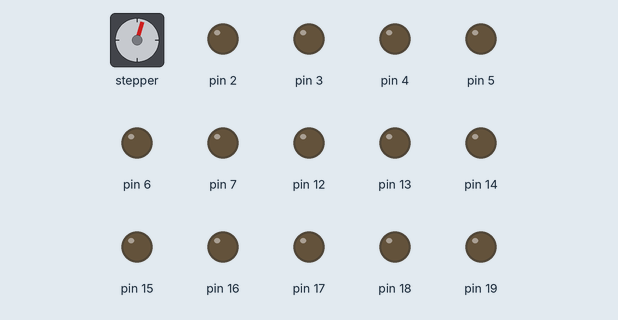
A sketch run on a simulated Arduino Uno, built with avr-gcc and run on an emulated ATmega328P. Shown: stepper motor, output pins drawn as LEDs (lit = HIGH). Stepper angles assume 4096 steps per turn.

Above: at 0.4 s.
Timing chart, 0 to 1.9 s (numbered marks = the images above):
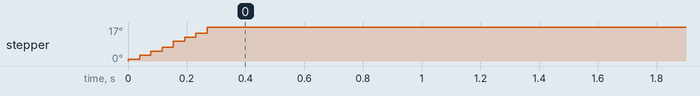

The sketch:

pecera_grados_sleep_2.ino
```cpp
#include "LowPower.h"
#include <CheapStepper.h>

CheapStepper stepper (8,9,10,11);
boolean moveClockwise = true;

long siesta = 24; // horas a dormir
long siesta_seg = siesta * 450; // horas a segundos/8

//long siesta2 = (24-siesta); // horas a dormir
//long siesta2_seg = siesta * 450; // horas a segundos/8

int grados = 204.8;
int posicion = 0;


void setup() {
  ADCSRA = 0;
  for (int i = 2; i <= 21; i++) {
    pinMode(i, OUTPUT);
    digitalWrite(i, LOW);
  }

  stepper.setRpm(10);
  mueve(); // posicion 0
  mueve(); // posicion 0 + grados

//test!
//siesta_seg=1;
//siesta2_seg=2;

}

void loop() {

  for (int i=0;i<siesta_seg;i++)    // Vamos a la siesta
    //LowPower.idle(SLEEP_8S, ADC_OFF, TIMER2_OFF, TIMER1_OFF, TIMER0_OFF,SPI_OFF, USART0_OFF, TWI_OFF);
    LowPower.powerDown(SLEEP_8S, ADC_OFF, BOD_OFF);
  mueve();

  //for (int i=0;i<siesta2_seg;i++)    // Vamos a la siesta
  //  LowPower.idle(SLEEP_8S, ADC_OFF, TIMER2_OFF, TIMER1_OFF, TIMER0_OFF,SPI_OFF, USART0_OFF, TWI_OFF);
  //mueve();

}

int mueve(){
  stepper.moveTo (moveClockwise, posicion);
  posicion = posicion + grados;
  stepper.off();
  if (posicion >= 4070)  posicion = 0;

}
```
